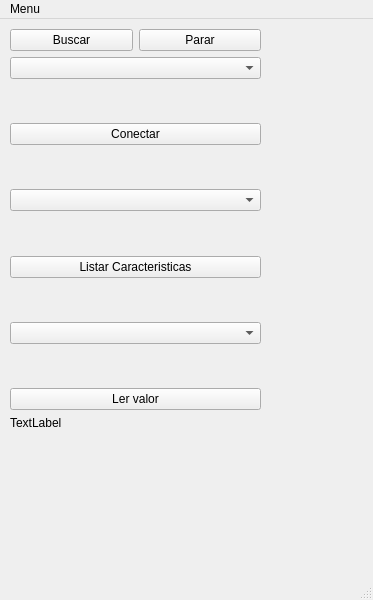
<?xml version="1.0" encoding="UTF-8"?>
<ui version="4.0">
 <class>MainWindow</class>
 <widget class="QMainWindow" name="MainWindow">
  <property name="geometry">
   <rect>
    <x>0</x>
    <y>0</y>
    <width>373</width>
    <height>600</height>
   </rect>
  </property>
  <property name="windowTitle">
   <string>MainWindow</string>
  </property>
  <widget class="QWidget" name="centralwidget">
   <widget class="QWidget" name="">
    <property name="geometry">
     <rect>
      <x>10</x>
      <y>10</y>
      <width>251</width>
      <height>401</height>
     </rect>
    </property>
    <layout class="QVBoxLayout" name="verticalLayout">
     <item>
      <layout class="QHBoxLayout" name="horizontalLayout">
       <item>
        <widget class="QPushButton" name="btnIniciarBusca">
         <property name="text">
          <string>Buscar</string>
         </property>
        </widget>
       </item>
       <item>
        <widget class="QPushButton" name="btnPararBusca">
         <property name="text">
          <string>Parar</string>
         </property>
        </widget>
       </item>
      </layout>
     </item>
     <item>
      <widget class="QComboBox" name="dropDispositivos"/>
     </item>
     <item>
      <spacer name="verticalSpacer">
       <property name="orientation">
        <enum>Qt::Vertical</enum>
       </property>
       <property name="sizeHint" stdset="0">
        <size>
         <width>20</width>
         <height>40</height>
        </size>
       </property>
      </spacer>
     </item>
     <item>
      <widget class="QPushButton" name="btConectar">
       <property name="text">
        <string>Conectar</string>
       </property>
      </widget>
     </item>
     <item>
      <spacer name="verticalSpacer_2">
       <property name="orientation">
        <enum>Qt::Vertical</enum>
       </property>
       <property name="sizeHint" stdset="0">
        <size>
         <width>20</width>
         <height>40</height>
        </size>
       </property>
      </spacer>
     </item>
     <item>
      <widget class="QComboBox" name="dropServicos"/>
     </item>
     <item>
      <spacer name="verticalSpacer_3">
       <property name="orientation">
        <enum>Qt::Vertical</enum>
       </property>
       <property name="sizeHint" stdset="0">
        <size>
         <width>20</width>
         <height>40</height>
        </size>
       </property>
      </spacer>
     </item>
     <item>
      <widget class="QPushButton" name="btScanCaract">
       <property name="text">
        <string>Listar Caracteristicas</string>
       </property>
      </widget>
     </item>
     <item>
      <spacer name="verticalSpacer_4">
       <property name="orientation">
        <enum>Qt::Vertical</enum>
       </property>
       <property name="sizeHint" stdset="0">
        <size>
         <width>20</width>
         <height>40</height>
        </size>
       </property>
      </spacer>
     </item>
     <item>
      <widget class="QComboBox" name="dropCaracteristicas"/>
     </item>
     <item>
      <spacer name="verticalSpacer_5">
       <property name="orientation">
        <enum>Qt::Vertical</enum>
       </property>
       <property name="sizeHint" stdset="0">
        <size>
         <width>20</width>
         <height>40</height>
        </size>
       </property>
      </spacer>
     </item>
     <item>
      <widget class="QPushButton" name="btLerCaracteristica">
       <property name="text">
        <string>Ler valor</string>
       </property>
      </widget>
     </item>
     <item>
      <widget class="QLabel" name="lbValorCaracteristica">
       <property name="text">
        <string>TextLabel</string>
       </property>
      </widget>
     </item>
    </layout>
   </widget>
  </widget>
  <widget class="QMenuBar" name="menubar">
   <property name="geometry">
    <rect>
     <x>0</x>
     <y>0</y>
     <width>373</width>
     <height>22</height>
    </rect>
   </property>
   <widget class="QMenu" name="menuMenu">
    <property name="title">
     <string>Menu</string>
    </property>
    <addaction name="actionSub1"/>
    <addaction name="actionSub2"/>
   </widget>
   <addaction name="menuMenu"/>
  </widget>
  <widget class="QStatusBar" name="statusbar"/>
  <action name="actionSub1">
   <property name="text">
    <string>Sub1</string>
   </property>
  </action>
  <action name="actionSub2">
   <property name="text">
    <string>Sub2</string>
   </property>
  </action>
 </widget>
 <resources/>
 <connections/>
</ui>
